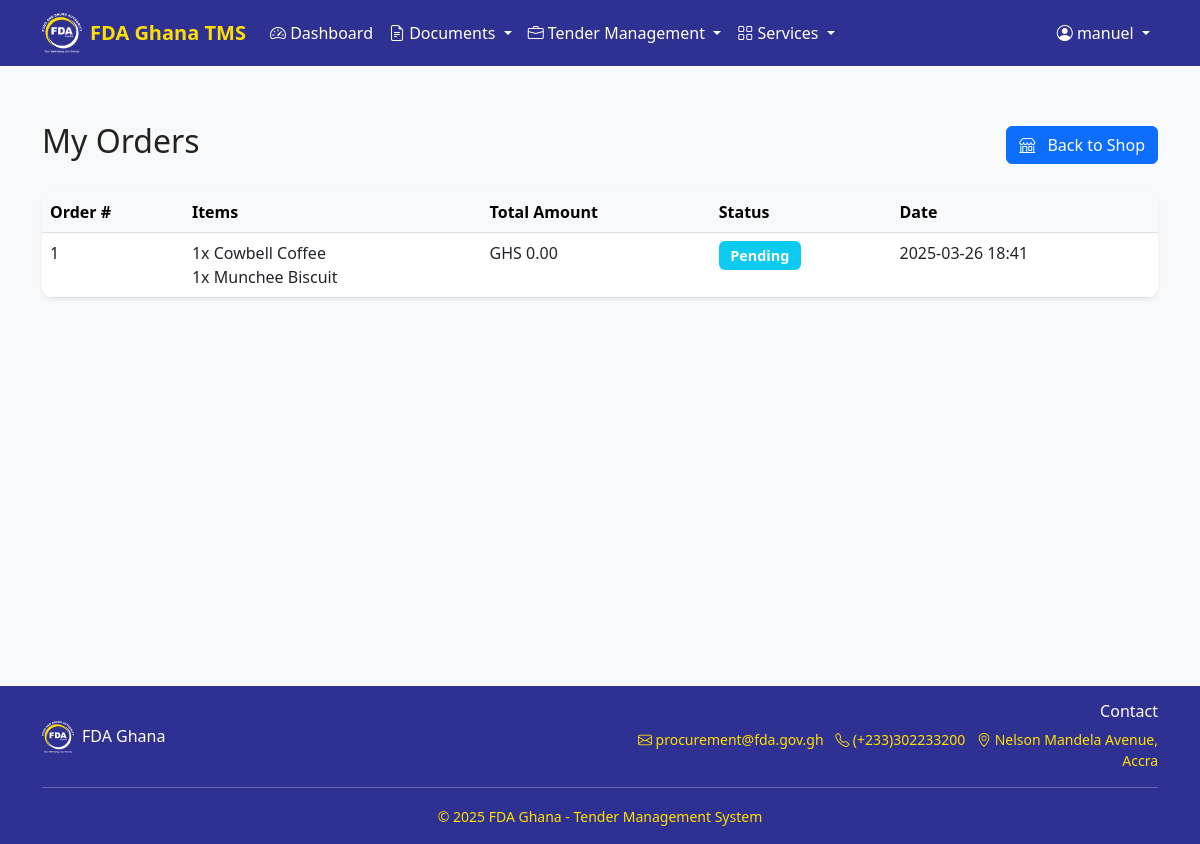
/orders/ (signed in), run on the app's committed database.
### tender_app/models.py (models this page shows, shortened)
class Order(models.Model):
    STATUS_CHOICES = [
        ('pending', 'Pending'),
        ('processing', 'Processing'),
        ('completed', 'Completed'),
        ('cancelled', 'Cancelled'),
    ]
    user = models.ForeignKey(User, on_delete=models.CASCADE)
    items = models.ManyToManyField(BreakfastItem, through='OrderItem')
    status = models.CharField(max_length=20, choices=STATUS_CHOICES, default='pending')
    total_amount = models.DecimalField(max_digits=10, decimal_places=2, default=Decimal('0.00'))
    created_at = models.DateTimeField(auto_now_add=True)
    updated_at = models.DateTimeField(auto_now=True)

class OrderItem(models.Model):
    order = models.ForeignKey(Order, on_delete=models.CASCADE)
    item = models.ForeignKey(BreakfastItem, on_delete=models.CASCADE)
    quantity = models.PositiveIntegerField(default=1)
    price = models.DecimalField(max_digits=10, decimal_places=2)

class BreakfastItem(models.Model):
    name = models.CharField(max_length=100)
    description = models.TextField(blank=True)
    price = models.DecimalField(max_digits=10, decimal_places=2)
    image = models.ImageField(
        upload_to='breakfast_items/',
        null=True,
        blank=True,
        validators=[
            FileExtensionValidator(['jpg', 'jpeg', 'png', 'webp']),
        ],
        help_text="Upload an image (JPG, PNG or WebP, max 5MB)"
    )
    available = models.BooleanField(default=True)
    created_at = models.DateTimeField(auto_now_add=True)

### tender_app/views.py (the view)
# urls.py: path('orders/', views.order_list_view, name='order-list'),
@login_required
@user_passes_test(has_user_role)
def order_list_view(request):
    orders = Order.objects.filter(user=request.user).order_by('-created_at')
    return render(request, 'order_list.html', {'orders': orders})

### tender_app/views.py (called while the page is built)
def has_admin_role(user):
    if user.is_superuser:
        return True
    allowed_groups = {'Admin', 'Head of Department', 'Head of Unit'}
    user_groups = set(user.groups.values_list('name', flat=True))
    return bool(allowed_groups & user_groups)

def has_user_role(user):
    if has_admin_role(user):
        return True
    allowed_groups = {'Team Lead', 'Officer'}
    user_groups = set(user.groups.values_list('name', flat=True))
    return bool(allowed_groups & user_groups)

### tender_app/templates/order_list.html (shortened to what this page needs)
{% extends 'base.html' %}
{% load static %}
{% block content %}
<div class="container py-4">
    <div class="d-flex justify-content-between align-items-center mb-4">
        <h2>My Orders</h2>
        <a href="{% url 'shop' %}" class="btn btn-primary">
            <i class="bi bi-shop"></i> Back to Shop
        </a>
    </div>
    {% if orders %}
    <div class="card shadow-sm">
        <div class="table-responsive">
            <table class="table table-hover mb-0">
                <thead class="table-light">
                    <tr>
                        <th>Order #</th>
                        <th>Items</th>
                        <th>Total Amount</th>
                        <th>Status</th>
                        <th>Date</th>
                    </tr>
                </thead>
                <tbody>
                    {% for order in orders %}
                    <tr>
                        <td>{{ order.id }}</td>
                        <td>
                            {% for item in order.orderitem_set.all %}
                            {{ item.quantity }}x {{ item.item.name }}<br>
                            {% endfor %}
                        </td>
                        <td>GHS {{ order.total_amount }}</td>
                        <td>
                            <span class="badge
                                {% if order.status == 'completed' %}bg-success
                                {% elif order.status == 'processing' %}bg-warning
                                {% elif order.status == 'cancelled' %}bg-danger
                                {% else %}bg-info{% endif %}">
                                {{ order.status|title }}
                            </span>
                        </td>
                        <td>{{ order.created_at|date:"Y-m-d H:i" }}</td>
                    </tr>
                    {% endfor %}
                </tbody>
            </table>
        </div>
    </div>
    {% endif %}
</div>
{% endblock %}

### templates/base.html (shortened to what this page needs)
{% load static %}
<!DOCTYPE html>
<html lang="en">
<head>
    <link href="https://cdn.jsdelivr.net/npm/bootstrap@5.3.0/dist/css/bootstrap.min.css" rel="stylesheet">
    <link rel="stylesheet" href="https://cdn.jsdelivr.net/npm/bootstrap-icons@1.7.2/font/bootstrap-icons.css">
    <link rel="stylesheet" type="text/css" href="{% static 'css/main.css' %}">
</head>
<body class="bg-light">    <nav class="navbar navbar-expand-lg bg-fda-blue">
        <div class="container">
            <a class="navbar-brand d-flex align-items-center" href="/">
                <img src="{% static 'images/FDA_dark_logo.png' %}" alt="FDA Ghana" height="40" class="me-2">
                <span class="fw-bold text-fda-yellow">FDA Ghana TMS</span>
            </a>
            <div class="collapse navbar-collapse" id="navbarNav">
                <ul class="navbar-nav me-auto">
                    {% if user.is_authenticated %}
                    <li class="nav-item">
                        <a class="nav-link {% if request.resolver_match.url_name == 'dashboard' %}active{% endif %}"
                           href="{% url 'dashboard' %}">
                           <i class="bi bi-speedometer2"></i> Dashboard
                        </a>
                    </li>
                    <li class="nav-item dropdown">
                        <a class="nav-link dropdown-toggle" href="#" id="documentDropdown" role="button" data-bs-toggle="dropdown">
                           <i class="bi bi-file-earmark-text"></i> Documents
                        </a>                                            </li>
                    <li class="nav-item dropdown">
                        <a class="nav-link dropdown-toggle" href="#" id="tenderManagementDropdown" role="button" data-bs-toggle="dropdown">
                           <i class="bi bi-briefcase"></i> Tender Management
                        </a>
                    </li>
                    <li class="nav-item dropdown">
                        <a class="nav-link dropdown-toggle" href="#" id="servicesDropdown" role="button" data-bs-toggle="dropdown">
                           <i class="bi bi-grid"></i> Services
                        </a>
                    </li>
                    {% endif %}
                </ul>
                <ul class="navbar-nav ms-auto">
                    {% if user.is_authenticated %}
                    <li class="nav-item dropdown">
                        <a class="nav-link dropdown-toggle" href="#" id="navbarDropdown" role="button"
                           data-bs-toggle="dropdown" aria-expanded="false">
                            <i class="bi bi-person-circle"></i> {{ user.username }}
                        </a>
                    </li>
                    {% endif %}
                </ul>
            </div>
        </div>
    </nav>
    <div class="content-wrapper">
        {% block content %}{% endblock %}
    </div>    <footer class="footer mt-auto py-3 bg-fda-blue text-fda-yellow">
        <div class="container">
            <div class="row g-3">
                <div class="col-md-6 d-flex align-items-center">
                    <img src="{% static 'images/FDA_dark_logo.png' %}" alt="FDA Ghana" height="32" class="me-2">
                    <h6 class="mb-0">FDA Ghana</h6>
                </div>
                <div class="col-md-6 text-md-end">
                    <h6 class="mb-2">Contact</h6>
                    <p class="text-fda-yellow mb-0 small">
                        <i class="bi bi-envelope"></i> procurement@fda.gov.gh
                        <i class="bi bi-telephone ms-2"></i> (+233)302233200
                        <i class="bi bi-geo-alt ms-2"></i> Nelson Mandela Avenue, Accra
                    </p>
                </div>
            </div>
            <hr class="my-3 bg-fda-yellow">
            <div class="text-center text-fda-yellow">
                <small>&copy; {% now "Y" %} FDA Ghana - Tender Management System</small>
            </div>
        </div>
    </footer>
</body>
</html>

### static/css/main.css (style rules this page uses)
:root { --fda-blue: #2f3192; --fda-yellow: #ffdf00; --fda-white: #ffffff; --fda-text-dark: #222; }
.bg-fda-blue { background-color: var(--fda-blue) !important; }
.bg-fda-yellow { background-color: var(--fda-yellow) !important; }
.text-fda-yellow { color: var(--fda-yellow) !important; }
html, body { height: 100%; margin: 0; }
body { min-height: 100vh; display: flex; flex-direction: column; background-color: #ffffff; color: #222; }
.content-wrapper { flex: 1 0 auto; min-height: calc(100vh - 180px); padding-top: 2rem; padding-bottom: 2rem; }
.navbar.bg-fda-blue { background-color: var(--fda-blue) !important; }
.navbar .navbar-brand, .navbar .nav-link { color: var(--fda-white) !important; }
.footer.bg-fda-blue { background-color: var(--fda-blue) !important; color: var(--fda-white) !important; }
.footer .text-fda-yellow { color: var(--fda-yellow) !important; }
.footer { background-color: #f8f9fa; text-align: center; padding: 1rem; }
.card { border: none; border-radius: 15px; box-shadow: 0 0.5rem 1rem rgba(0, 0, 0, 0.15); }
.btn i { margin-right: 0.5rem; }
.badge { font-size: 0.9em; padding: 0.5em 0.8em; }
.card { border-radius: 12px; overflow: hidden; }

### data on the page
Order: id "1", total_amount "0.00", status "Pending", created_at "2025-03-26 18:41"
OrderItem: quantity "1", item.name "Cowbell Coffee"
OrderItem: quantity "1", item.name "Munchee Biscuit"

### other printed values
{{ user.username }} "manuel"
